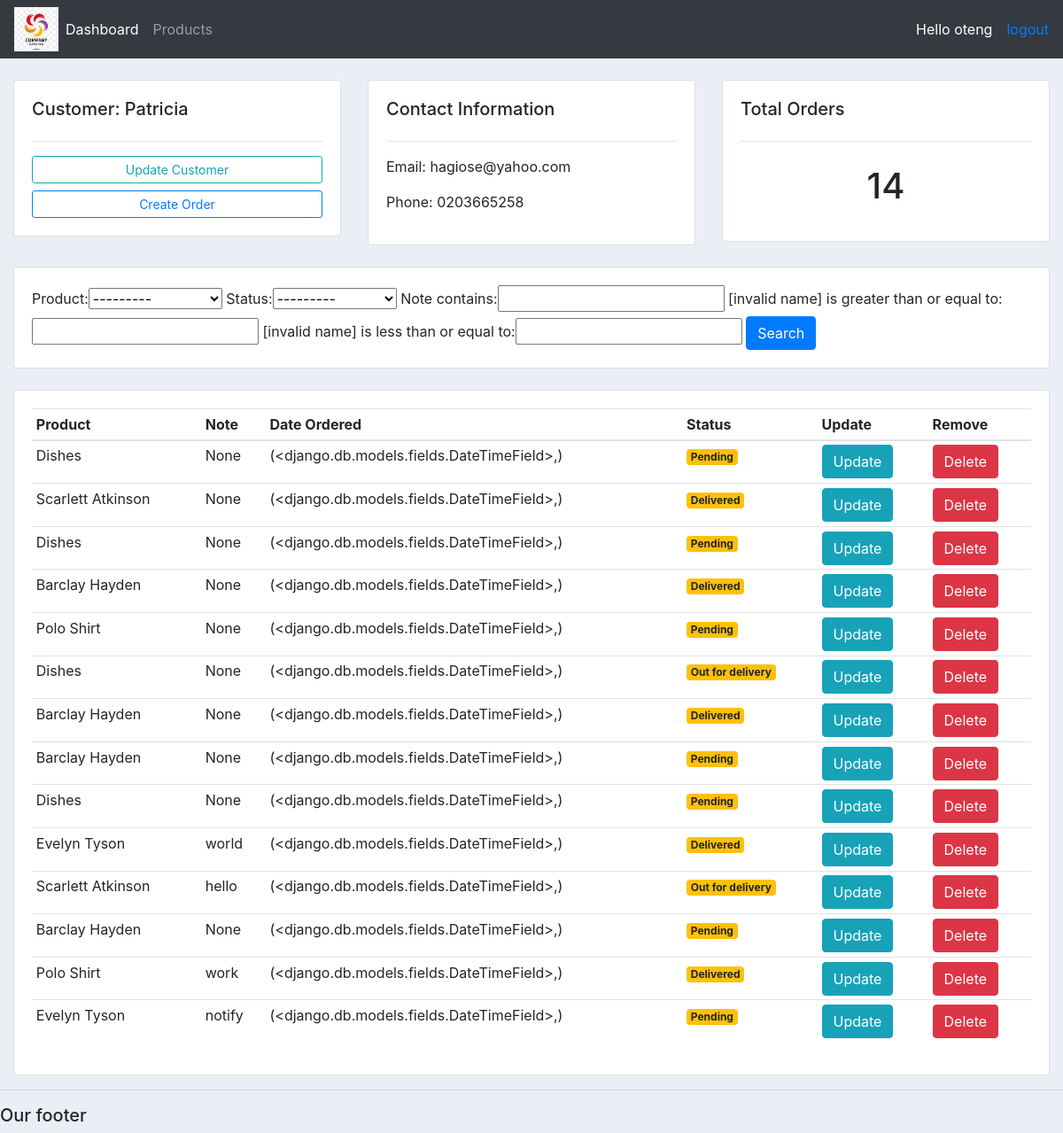
Page /customer/1 (signed in) on the committed database.
### accounts/models.py (models this page shows, shortened)
class Customer(models.Model):
    name= models.CharField(max_length=200, null=True)
    phone = models.CharField(max_length=200, null=True)
    email = models.CharField(max_length=200, null=True)
    created_at = models.DateTimeField(auto_now_add=True)

class Order(models.Model):
    STATUSES = (
        ('Pending', 'Pending'),
        ('Out for delivery', 'Out for delivery'),
        ('Delivered', 'Delivered')
    )
    customer = models.ForeignKey(Customer, null=True, on_delete=models.SET_NULL)
    product = models.ForeignKey(Product, null=True, on_delete=models.SET_NULL)
    created_at = models.DateTimeField(auto_now_add=True),
    status = models.CharField(max_length=200, null=True, choices=STATUSES)
    note = models.CharField(max_length=200, null=True)

class Product(models.Model):
    CATEGORY = (
        ('Indoor', 'Indoor'),
        ('Out Door', 'Out Door'),
    )
    name = models.CharField(max_length=200, null=True)
    price = models.FloatField()
    category =models.CharField(max_length=200, null=True, choices=CATEGORY)
    description = models.TextField(max_length=200, null=True)
    tags = models.ManyToManyField(Tag)
    created_at = models.DateTimeField(auto_now_add=True)
    def __str__(self):
        return self.name

### accounts/decorators.py (the view)
        def wrapper_func(request, *args, **kwargs):
            group = None
            if request.user.groups.exists():
                group = request.user.groups.all()[0].name
            if group in allowed_roles:
                return view_func(request, *args, **kwargs)
            else:
                return HttpResponse('You are not authorized')

### accounts/views.py (called while the page is built)
@login_required(login_url='auth_login')
@allowed_users(allowed_roles=['admin'])
def customers(request, pk_text):
    customer = Customer.objects.get(id=pk_text)
    orders = customer.order_set.all()
    order_count = orders.count()
    query_filter = OrderFilter(request.GET, queryset=orders)
    orders = query_filter.qs
    return render(request, 'accounts/customers.html', {'customer':customer, 'orders':orders, 'order_count': order_count, 'query_filter':query_filter})

### accounts/templates/accounts/customers.html
{%  extends 'accounts/main.html' %}
{% block content %}
	<br>
<div class="row">
	<div class="col-md">
		<div class="card card-body">
			<h5>Customer: {{customer.name}}</h5>
			<hr>
			<a class="btn btn-outline-info  btn-sm btn-block" href="">Update Customer</a>
			<a class="btn btn-outline-primary  btn-sm btn-block" href="{% url 'order_create' customer.id %}">Create Order</a>
		</div>
	</div>
	<div class="col-md">
		<div class="card card-body">
			<h5>Contact Information</h5>
			<hr>
			<p>Email: {{customer.email}}</p>
			<p>Phone: {{customer.phone}}</p>
		</div>
	</div>
	<div class="col-md">
		<div class="card card-body">
			<h5>Total Orders</h5>
			<hr>
			<h1 style="text-align: center;padding: 10px">{{ order_count }}</h1>
		</div>
	</div>
</div>
<br>
<div class="row">
	<div class="col">
		<div class="card card-body">
			<form method="get">
				{{query_filter.form}}
		    <button class="btn btn-primary" type="submit">Search</button>
		  </form>
		</div>
	</div>
</div>
<br>
<div class="row">
	<div class="col-md">
		<div class="card card-body">
			<table class="table table-sm">
				<thead>
					<tr>
						<th>Product</th>
						<th>Note</th>
						<th>Date Ordered</th>
						<th>Status</th>
						<th>Update</th>
						<th>Remove</th>
					</tr>
				</thead>
				<tbody>
					{% for order in orders %}
						<tr>
							<td>{{order.product}}</td>
							<td>{{order.note}}</td>
							<td>{{order.created_at}}</td>
								<td><span class="badge badge-warning">{{order.status}}</span></td>
								<td><a class="btn btn-info sm-btn" href="{% url 'order_update' order.id %}">Update</a></td>
								<td><a class="btn btn-danger sm-btn" href="{% url 'order_delete' order.id %}">Delete</a></td>
						</tr>
					{% endfor %}
				</tbody>
			</table>
		</div>
	</div>
</div>
{% endblock %}

### accounts/templates/accounts/navbar.html (shortened to what this page needs)
{% load static %}
<nav class="navbar navbar-expand-lg navbar-dark bg-dark">
  <img src="{% static 'images/sample.jpg' %}" style="width: 50px;">
  {% if request.user.is_staff %}
    <div class="collapse navbar-collapse" id="navbarNav">
      <ul class="navbar-nav">
        <li class="nav-item active">
          <a class="nav-link" href="{% url 'dashboard' %}">Dashboard</a>
        </li>
        <li class="nav-item">
          <a class="nav-link" href="{% url 'products' %}">Products</a>
        </li>
      </ul>
    </div>
  {% endif%}
  <span style="color:white;">Hello {{request.user}} </span> &emsp;
  <span ><a href="{% url 'auth_logout' %}">logout</a> </span>
</nav>

### static/css/main.css (style rules this page uses)
body { background-color: #ebeff5; }

### rows in the picture
Customer: name "Patricia", email "hagiose@yahoo.com", phone "0203665258"
Order: product "Dishes", note "None", created_at "(<django.db.models.fields.DateTimeField>,)", status "Pending"
Order: product "Scarlett Atkinson", note "None", created_at "(<django.db.models.fields.DateTimeField>,)", status "Delivered"
Order: product "Dishes", note "None", created_at "(<django.db.models.fields.DateTimeField>,)", status "Pending"
Order: product "Barclay Hayden", note "None", created_at "(<django.db.models.fields.DateTimeField>,)", status "Delivered"
Order: product "Polo Shirt", note "None", created_at "(<django.db.models.fields.DateTimeField>,)", status "Pending"
Order: product "Dishes", note "None", created_at "(<django.db.models.fields.DateTimeField>,)", status "Out for delivery"
Order: product "Barclay Hayden", note "None", created_at "(<django.db.models.fields.DateTimeField>,)", status "Delivered"
Order: product "Barclay Hayden", note "None", created_at "(<django.db.models.fields.DateTimeField>,)", status "Pending"
Order: product "Dishes", note "None", created_at "(<django.db.models.fields.DateTimeField>,)", status "Pending"
Order: product "Evelyn Tyson", note "world", created_at "(<django.db.models.fields.DateTimeField>,)", status "Delivered"
Order: product "Scarlett Atkinson", note "hello", created_at "(<django.db.models.fields.DateTimeField>,)", status "Out for delivery"
Order: product "Barclay Hayden", note "None", created_at "(<django.db.models.fields.DateTimeField>,)", status "Pending"
Order: product "Polo Shirt", note "work", created_at "(<django.db.models.fields.DateTimeField>,)", status "Delivered"
Order: product "Evelyn Tyson", note "notify", created_at "(<django.db.models.fields.DateTimeField>,)", status "Pending"

### other values in the picture
{{ request.user }} "oteng"
{{ order_count }} "14"
